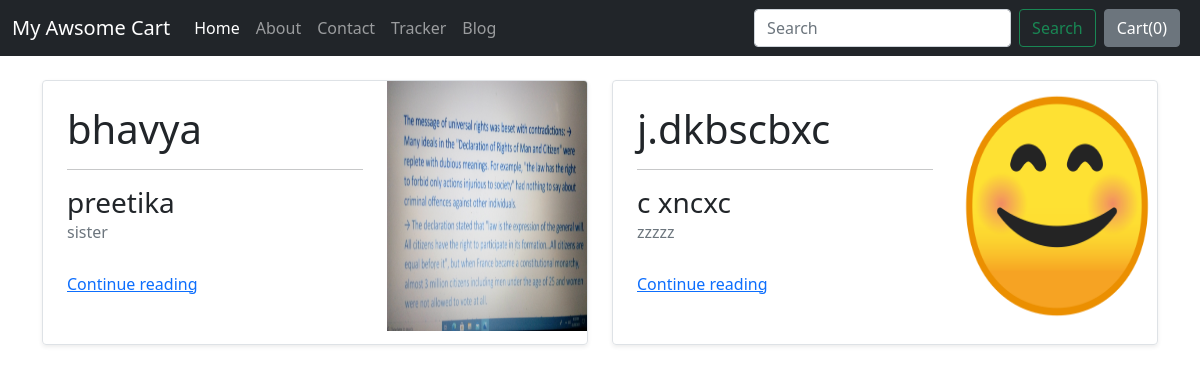
Screenshot of /blog/ with the database file from the repository.
### blog/models.py (models this page shows)
class Blogpost(models.Model):
    post_id = models.AutoField(primary_key= True)
    tilte = models.CharField(max_length=50)
    head0 = models.CharField(max_length=500, default="")
    chead0 = models.CharField(max_length=5000, default="")
    head1 = models.CharField(max_length=500, default="")
    chead1 = models.CharField(max_length=5000, default="")
    head2 = models.CharField(max_length=500, default="")
    chead2 = models.CharField(max_length=5000, default="")
    pub_date = models.DateField()
    thumbnail = models.ImageField(upload_to='shop/images', default="")
    def __str__(self):
        return self.tilte

### blog/views.py (the view)
# urls.py: path("", views.index, name="blogHome"),
def index(request):
        myposts = Blogpost.objects.all()
        print(myposts)
        return render(request, 'blog/index.html', {'myposts': myposts})

### blog/templates/blog/index.html
{% extends 'blog/basic.html' %}
{% block body %}
    <div class = "container my-4">
    <div class="row mb-2">
{% for i in myposts %}
    <div class="col-md-6">
      <div class="row g-0 border rounded overflow-hidden flex-md-row mb-4 shadow-sm h-md-250 position-relative">
        <div class="col p-4 d-flex flex-column position-static">
          <h1 class="mb-0" id="namepr{{i.id}}">{{i.tilte}}</h1><hr/>
            <h3 class="mb-0">{{i.head0}}</h3>
            <div class="mb-1 text-muted ">{{i.chead0}}</div>
          <a href="blogPost/{{i.post_id}}" class="stretched-link my-4">Continue reading</a>
        </div>
        <div class="col-auto d-none d-lg-block">
          <img src="/media/{{i.thumbnail}}"class="bd-placeholder-img" width="200" height="250"  aria-label="Placeholder: Thumbnail"></img>
        </div>
      </div>
    </div>
              {% if forloop.counter|divisibleby:2%}
 </div>
    <div class="row my-2">
        {%endif%}
        {%endfor%}</div>
    </div>
{% endblock %}

### rows the page displays
Blogpost: tilte "bhavya", head0 "preetika", chead0 "sister", thumbnail (picture)
Blogpost: tilte "j.dkbscbxc", head0 "c xncxc", chead0 "zzzzz", thumbnail (picture)
